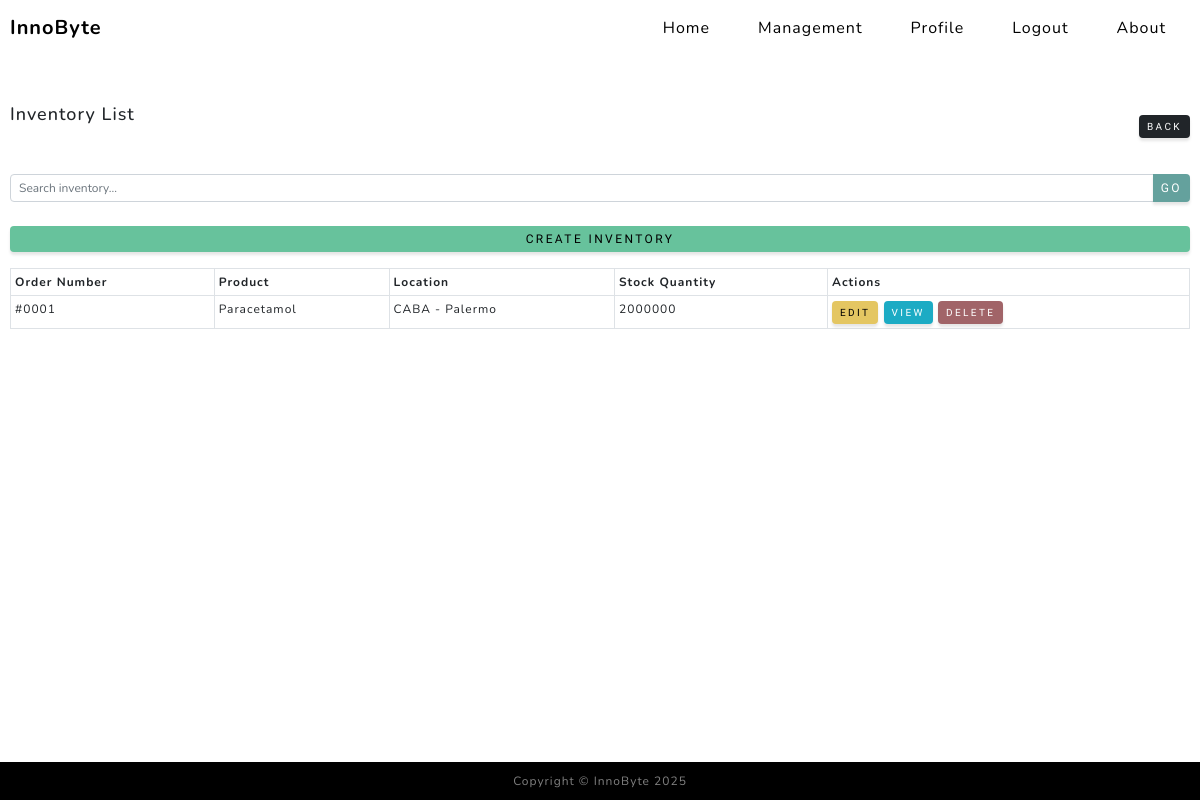
Page /inventory/list/ (signed in) on the committed database.
### curso/models.py (models this page shows, shortened)
class Inventory(models.Model):
    order_number = models.CharField(max_length=50)
    product = models.ForeignKey(Product, on_delete=models.CASCADE)
    location = models.CharField(max_length=100)
    stock_quantity = models.IntegerField()
    user = models.ForeignKey(User, on_delete=models.CASCADE)

class Product(models.Model):
    name = models.CharField(max_length=255, unique=True)
    description = models.TextField()
    production_time = models.IntegerField()
    cost_price = models.DecimalField(max_digits=10, decimal_places=2)
    category = models.ForeignKey(Category, on_delete=models.SET_NULL, null=True, blank=True)
    user = models.ForeignKey(User, on_delete=models.CASCADE)
    def __str__(self):
        return self.name

### curso/views.py (the view)
# urls.py: path("inventory/list/", inventory_list, name="inventory_list"),
@login_required
def inventory_list(request):
    query = Inventory.objects.filter(user=request.user)
    context = {"object_list": query}
    return render(request, "curso/inventory_list.html", context)

### curso/templates/curso/inventory_list.html
{% extends 'curso/base.html' %}
{% block contenido %}
    <div class="d-flex justify-content-between align-items-center mt-4 mb-4" style="margin-left: 10px; margin-right: 10px;">
        <h1 class="mb-4" style="text-align: left; font-size: 18px;">Inventory List</h1>
        <a href="{% url 'curso:management' %}" class="btn btn-dark btn-sm" style="font-size: 10px; padding: 4px 8px;">
            Back
        </a>
    </div>
    <form action="" method="get" class="mb-4" style="margin-left: 10px; margin-right: 10px;">
        <div class="input-group">
            <input type="text" name="search" placeholder="Search inventory..." class="form-control form-control-sm" style="font-size: 12px;">
            <button type="submit" class="btn btn-primary btn-sm" style="font-size: 12px; padding: 4px 8px;">Go</button>
        </div>
    </form>
    <a href="{% url 'curso:inventory_create' %}" class="btn btn-success btn-sm mb-3" style="font-size: 12px; padding: 4px 8px; margin-left: 10px; margin-right: 10px;">Create Inventory</a>
    <div style="margin-left: 10px; margin-right: 10px;">
        <table class="table table-bordered table-sm">
            <thead>
                <tr>
                    <th style="font-size: 12px;">Order Number</th>
                    <th style="font-size: 12px;">Product</th>
                    <th style="font-size: 12px;">Location</th>
                    <th style="font-size: 12px;">Stock Quantity</th>
                    <th style="font-size: 12px;">Actions</th>
                </tr>
            </thead>
            <tbody>
                {% for object in object_list %}
                    <tr>
                        <td style="font-size: 12px;">{{ object.order_number }}</td>
                        <td style="font-size: 12px;">{{ object.product }}</td>
                        <td style="font-size: 12px;">{{ object.location }}</td>
                        <td style="font-size: 12px;">{{ object.stock_quantity }}</td>
                        <td>
                            {% if object.id %}
                                <a href="{% url 'curso:inventory_update' object.id %}" class="btn btn-warning btn-sm" style="font-size: 10px; padding: 4px 8px;">Edit</a>
                            {% else %}
                                <span>No ID</span>
                            {% endif %}
                            {% if object.id %}
                                <a href="{% url 'curso:inventory_detail' object.id %}" class="btn btn-info btn-sm" style="font-size: 10px; padding: 4px 8px;">View</a>
                            {% else %}
                                <span>No ID</span>
                            {% endif %}
                            <a href="{% url 'curso:inventory_delete' object.id %}" class="btn btn-danger btn-sm" style="font-size: 10px; padding: 4px 8px;">Delete</a>
                        </td>
                    </tr>
                {% empty %}
                    <tr>
                        <td colspan="5" style="font-size: 12px;">No production orders found.</td>
                    </tr>
                {% endfor %}
            </tbody>
        </table>
    </div>
{% endblock %}

### curso/templates/curso/componentes/navbar.html (style rules this page uses)
body { padding-top: 80px; }

### rows in the picture
Inventory: order_number "#0001", product "Paracetamol", location "CABA - Palermo", stock_quantity "2000000", shows "EDIT", shows "VIEW"
